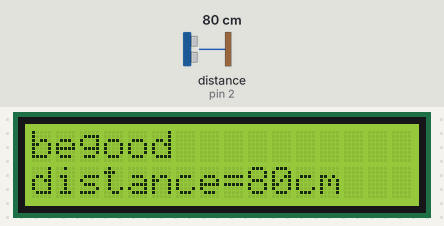
A sketch run on a simulated Arduino Uno, built with avr-gcc and run on an emulated ATmega328P. Shown: 16×2 character LCD. Wiring (inferred from the names in the program): ultrasonic range finder: trigger pin 3; echo pin 2. The test bench sets the inputs (shaded band); at power-on: distance to the obstacle (sensor on pin 2) 80 cm. The echo pulse lasts 58.3 µs per cm.

Above: at 2.2 s.
2.3 s: distance to the obstacle (sensor on pin 2) set to 18 cm
At 3.6 s:
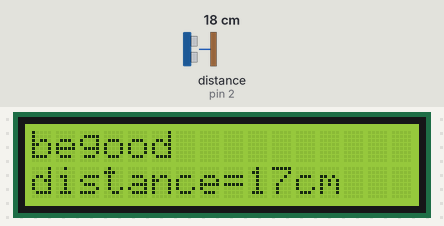
4.1 s: distance to the obstacle (sensor on pin 2) set to 14 cm
At 5.3 s:
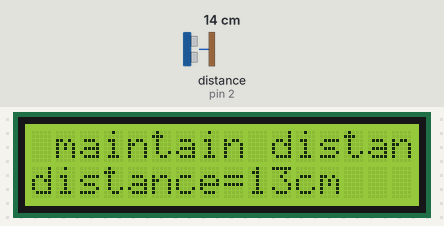
7.2 s: distance to the obstacle (sensor on pin 2) set to 2 cm
At 8.7 s:
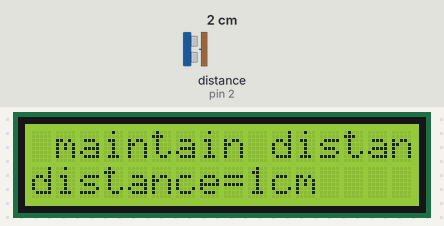
Timing chart, 0 to 10.2 s (numbered marks = the images above; inputs shaded):
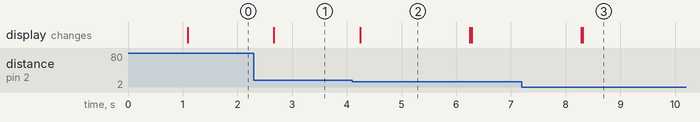

The sketch:

13_Ultrasonic_Sensor.ino
```cpp
#include <LiquidCrystal_I2C.h>
//#include <LiquidCrystal.h>

const int echoPin = 2;            // arduino 5th pin connected to echo Pin in the ultrasonic distance sensor
const int trigPin = 3;
const int cm =15;// arduino 7th pin connected to trig Pin in the ultrasonic distance sensor
LiquidCrystal_I2C lcd(0x27, 16, 2);
//LiquidCrystal_I2C lcd = LiquidCrystal_I2C(0x3F, 16, 2);
//LiquidCrystal lcd(4, 6, 10, 11, 12, 13);
void setup()
{
  pinMode(echoPin, INPUT);       //Set the connection pin output mode Echo pin
  pinMode(trigPin, OUTPUT);      //Set the connection pin output mode Trig pin
  lcd.begin();              //set up the LCD's number of columns and rows:
  lcd.clear();                   //Clears the LCD screen and positions the cursor in the upper-left corner
  delay(1000);//delay 1000ms
}

void loop()
{

  int cm = echo(echoPin) ;
  if(cm<15){
  lcd.setCursor(0, 0);           // set the cursor to column 0, line 0
  lcd.print(" maintain distance    ");
  lcd.setCursor(0,1);
  lcd.print("distance=");
  lcd.print(cm);
  lcd.print("cm");
  delay(2000);
  lcd.clear();
}// Print a message of "TEXOHAM: "to the LCD.
  else if(cm>15)
  {
  lcd.setCursor(0, 0);           // set the cursor to column 0, line 0
  lcd.print("begood ");
  lcd.setCursor(0,1);
  lcd.print("distance=");
  lcd.print(cm);// Print a message of "TEXOHAM: "to the LCD.                // Print a centimeter distance to the LCD.
  lcd.print("cm");          // Print a centimeter distance to the LCD.
  delay(500);
  }
}

int echo(int echoPin)
{
  // establish variables for duration of the Echo,
  // and the distance result in inches and centimeters:
  long duration, cm;
  // The Echo))) is triggered by a HIGH pulse of 2 or more microseconds.
  // Give a short LOW pulse beforehand to ensure a clean HIGH pulse:
  pinMode(trigPin, OUTPUT);
  digitalWrite(trigPin, LOW);
  delayMicroseconds(2);
  digitalWrite(trigPin, HIGH);
  delayMicroseconds(5);
  digitalWrite(trigPin, LOW);

  pinMode(echoPin, INPUT);
  duration = pulseIn(echoPin, HIGH);

  // convert the time into a distance
  cm = microsecondsToCentimeters(duration);
  return cm ;
}

long microsecondsToCentimeters(long microseconds)
{
   // The speed of sound is 340 m/s or 29 microseconds per centimeter.
   // The Echo travels out and back, so to find the distance of the
   // object we take half of the distance travelled.
   return microseconds / 29 / 2;
}
```

Measured:
- the behaviour switches between 16 and 15 cm on distance to the obstacle (sensor on pin 2) (found by bisection; images 1 and 2)
- after the input at 2.3 s, the display: changes after 0.36 s (image 1)
- after the input at 4.1 s, the display: changes after 0.14 s (image 2)
- what the display in image 2 shows lasts 2.0 s, from 4.2 s to 6.2 s
